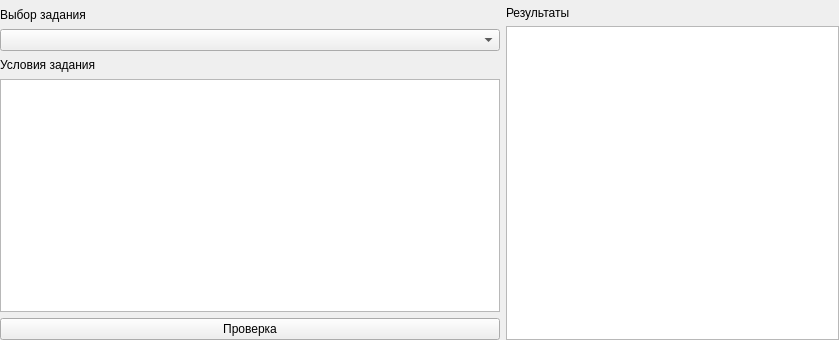
<?xml version="1.0" encoding="UTF-8"?>
<ui version="4.0">
 <class>Ripes::TaskTab</class>
 <widget class="QWidget" name="Ripes::TaskTab">
  <property name="geometry">
   <rect>
    <x>0</x>
    <y>0</y>
    <width>839</width>
    <height>340</height>
   </rect>
  </property>
  <property name="windowTitle">
   <string>Form</string>
  </property>
  <layout class="QGridLayout" name="gridLayout_3">
   <property name="leftMargin">
    <number>0</number>
   </property>
   <property name="topMargin">
    <number>6</number>
   </property>
   <property name="rightMargin">
    <number>0</number>
   </property>
   <property name="bottomMargin">
    <number>0</number>
   </property>
   <item row="0" column="0">
    <layout class="QHBoxLayout" name="mainLayout" stretch="3,2">
     <item>
      <layout class="QVBoxLayout" name="leftLayout" stretch="1,1,1,14,0">
       <item>
        <widget class="QLabel" name="chooseLabel">
         <property name="text">
          <string>Выбор задания</string>
         </property>
        </widget>
       </item>
       <item>
        <layout class="QHBoxLayout" name="boxLayout" stretch="0">
         <item>
          <widget class="QComboBox" name="taskBox"/>
         </item>
        </layout>
       </item>
       <item>
        <widget class="QLabel" name="taskLabel">
         <property name="text">
          <string>Условия задания</string>
         </property>
        </widget>
       </item>
       <item>
        <widget class="QTextEdit" name="taskText"/>
       </item>
       <item>
        <widget class="QPushButton" name="checkButton">
         <property name="text">
          <string>Проверка</string>
         </property>
        </widget>
       </item>
      </layout>
     </item>
     <item>
      <layout class="QVBoxLayout" name="rightLayout" stretch="0,0">
       <property name="sizeConstraint">
        <enum>QLayout::SetDefaultConstraint</enum>
       </property>
       <item>
        <widget class="QLabel" name="answerLabel">
         <property name="text">
          <string>Результаты </string>
         </property>
        </widget>
       </item>
       <item>
        <widget class="QTextEdit" name="answerText">
         <property name="sizePolicy">
          <sizepolicy hsizetype="Preferred" vsizetype="Expanding">
           <horstretch>0</horstretch>
           <verstretch>0</verstretch>
          </sizepolicy>
         </property>
        </widget>
       </item>
      </layout>
     </item>
    </layout>
   </item>
  </layout>
 </widget>
 <resources/>
 <connections/>
</ui>
